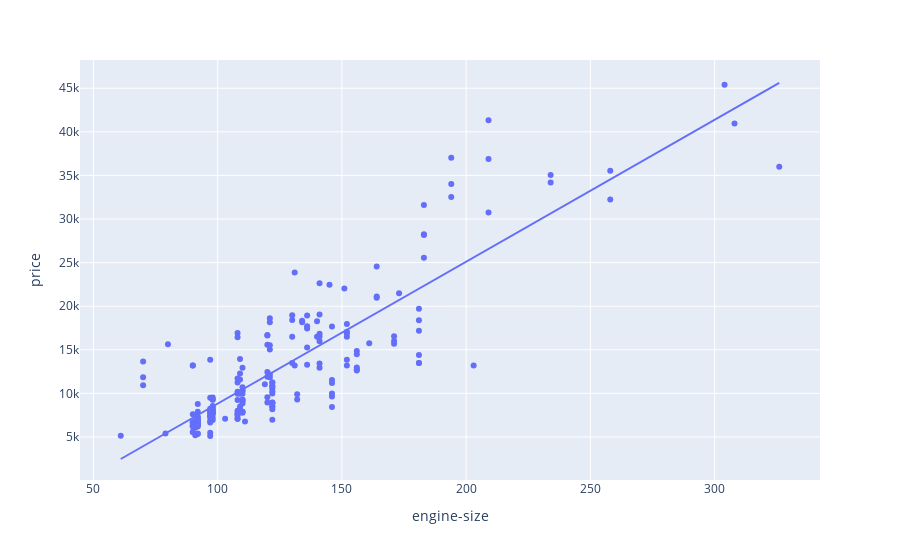

The cell this chart's notebook holds for it:
### Code cell
px.scatter(df , x = 'engine-size' , y = 'price' , trendline = 'ols' )

### Figure 1 — Plotly figure (JSON) as saved in the notebook; plotly's stock layout.template omitted (floating-point values rounded to 4 significant figures; data arrays with more than 128 entries replaced by an {"elided": "..."} marker saying what was removed)
{"data": [{"hovertemplate": "engine-size=%{x}<br>price=%{y}<extra></extra>", "legendgroup": "", "marker": {"color": "#636efa", "symbol": "circle"}, "mode": "markers", "name": "", "orientation": "v", "showlegend": false, "type": "scatter", "x": {"elided": "205 int values"}, "xaxis": "x", "y": {"elided": "205 float values"}, "yaxis": "y"}, {"hovertemplate": "<b>OLS trendline</b><br>price = 162.836 * engine-size + -7457.95<br>R<sup>2</sup>=0.742617<br><br>engine-size=%{x}<br>price=%{y} <b>(trend)</b><extra></extra>", "legendgroup": "", "marker": {"color": "#636efa", "symbol": "circle"}, "mode": "lines", "name": "", "showlegend": false, "type": "scatter", "x": {"elided": "205 int values"}, "xaxis": "x", "y": {"elided": "205 float values"}, "yaxis": "y"}], "layout": {"legend": {"tracegroupgap": 0}, "margin": {"t": 60}, "xaxis": {"anchor": "y", "domain": [0, 1], "title": {"text": "engine-size"}}, "yaxis": {"anchor": "x", "domain": [0, 1], "title": {"text": "price"}}}}
